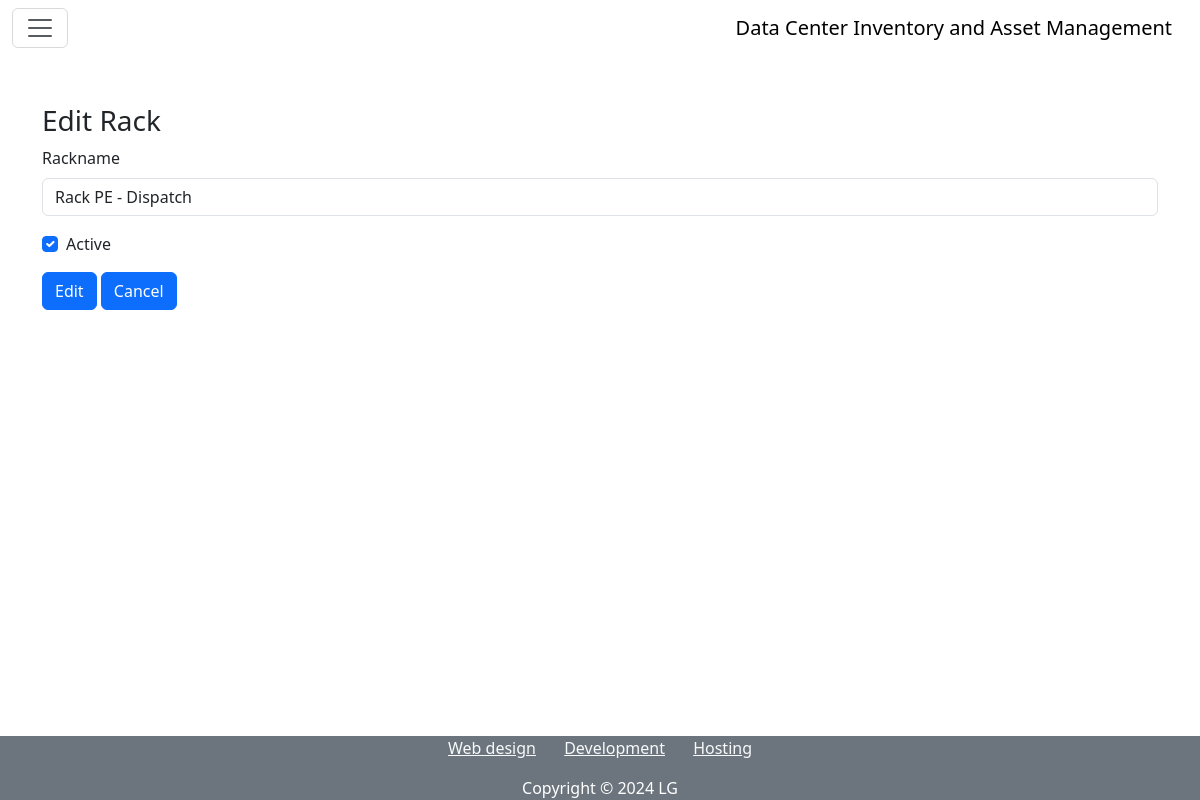
Before: /rack/edit/1 with the older database file.
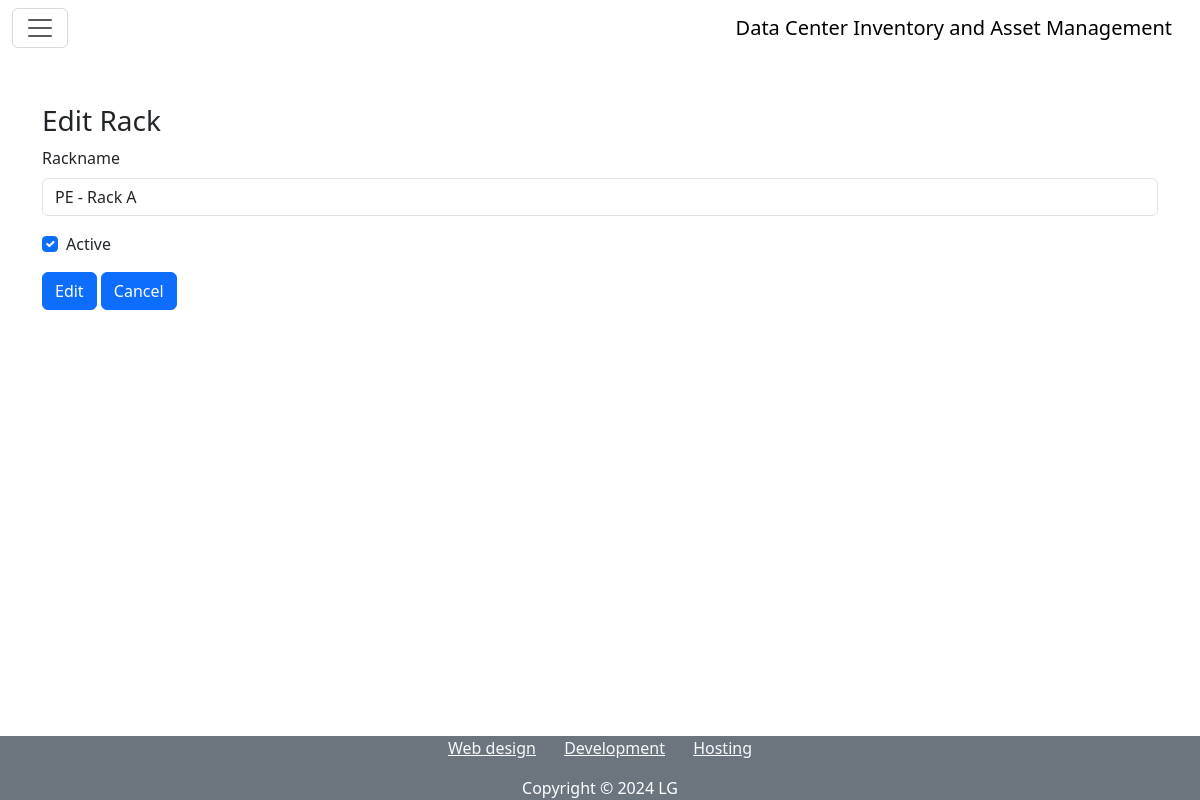
After: the same page with the newer database file.
### models.py (models this page shows)
class TimeMixin(object):
    created = Column(DateTime, nullable=False, default=datetime.now(timezone.utc))
    updated = Column(DateTime, nullable=True, default=datetime.now(timezone.utc), onupdate=datetime.now(timezone.utc))
    deleted = Column(DateTime, nullable=True, default=datetime.now(timezone.utc))
    active = Column(Boolean, nullable=True, default=True)

class Rack(TimeMixin, db.Model):
    __tablename__ = 'rack'
    id = Column(Integer, primary_key=True)
    name = Column(String(50))
    units = relationship('Unit', back_populates='rack')

### app/rack/routes.py (the view)
@rack.route('/edit/<int:rack_id>', methods=['GET', 'POST'])
def edit(rack_id):
    rack_item = Rack.query.get_or_404(rack_id)
    form = EditRackForm(obj=rack_item)
    if form.validate_on_submit():
        if form.submit.data:
            form.populate_obj(rack_item)
            db.session.commit()
            flash(f'Rack {rack_item.name} (id: {rack_item.id}) was updated!')
        return redirect(url_for('rack_bp.list_rack'))
    return render_template('rack/edit.html', title='Edit Rack', form=form)

### app/rack/forms.py
class EditRackForm(FlaskForm):
    name = StringField('Rackname', validators=[DataRequired()])
    active = BooleanField('Active')
    submit = SubmitField('Edit')
    cancel = SubmitField('Cancel')

### app/rack/templates/rack/edit.html
{% extends "rack/index.html" %}
{% from "bootstrap5/form.html" import render_form %}
{% block content %}
    <div class="container mt-5">
        <h3>{{ title}}</h3>
        {{ render_form(form) }}
    </div>
{%  endblock %}

Changed rows visible on the page:
changed Rack: name "Rack PE - Dispatch" → "PE - Rack A"
